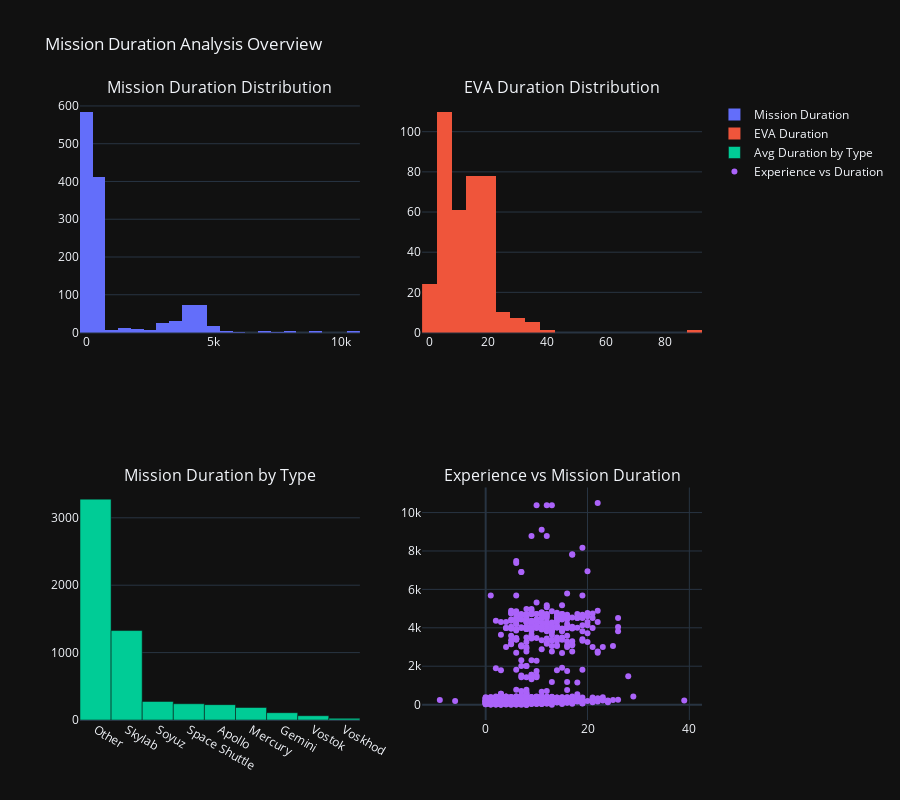

Notebook code cell kept with this figure:
### Code cell
# Create comprehensive visualizations
fig = make_subplots(
    rows=2, cols=2,
    subplot_titles=('Mission Duration Distribution', 'EVA Duration Distribution', 
                   'Mission Duration by Type', 'Experience vs Mission Duration'),
    specs=[[{"secondary_y": False}, {"secondary_y": False}],
           [{"secondary_y": False}, {"secondary_y": False}]]
)

# Mission duration distribution
fig.add_trace(
    go.Histogram(x=df_clean['Mission duration'], nbinsx=50, name='Mission Duration'),
    row=1, col=1
)

# EVA duration distribution (only non-zero values)
eva_data = df_clean[df_clean['EVA duration'] > 0]['EVA duration']
fig.add_trace(
    go.Histogram(x=eva_data, nbinsx=30, name='EVA Duration'),
    row=1, col=2
)

# Mission duration by type
mission_by_type = df_clean.groupby('Mission Type')['Mission duration'].mean().sort_values(ascending=False)
fig.add_trace(
    go.Bar(x=mission_by_type.index, y=mission_by_type.values, name='Avg Duration by Type'),
    row=2, col=1
)

# Experience vs Mission Duration scatter
fig.add_trace(
    go.Scatter(x=df_clean['Years Experience'], y=df_clean['Mission duration'], 
              mode='markers', name='Experience vs Duration'),
    row=2, col=2
)

fig.update_layout(height=800, title_text="Mission Duration Analysis Overview")
fig.show()

### Figure 1 — Plotly figure (JSON) as saved in the notebook; plotly's stock layout.template omitted (floating-point values rounded to 4 significant figures; data arrays with more than 128 entries replaced by an {"elided": "..."} marker saying what was removed)
{"data": [{"name": "Mission Duration", "nbinsx": 50, "x": {"elided": "1270 float values"}, "type": "histogram", "xaxis": "x", "yaxis": "y"}, {"name": "EVA Duration", "nbinsx": 30, "x": {"elided": "375 float values"}, "type": "histogram", "xaxis": "x2", "yaxis": "y2"}, {"name": "Avg Duration by Type", "x": ["Other", "Skylab", "Soyuz", "Space Shuttle", "Apollo", "Mercury", "Gemini", "Vostok", "Voskhod"], "y": [3277.0, 1327.0, 275.3, 241.2, 227.8, 185.3, 108.4, 63.61, 24.98], "type": "bar", "xaxis": "x3", "yaxis": "y3"}, {"mode": "markers", "name": "Experience vs Duration", "x": {"elided": "1270 int values"}, "y": {"elided": "1270 float values"}, "type": "scatter", "xaxis": "x4", "yaxis": "y4"}], "layout": {"xaxis": {"anchor": "y", "domain": [0.0, 0.45]}, "yaxis": {"anchor": "x", "domain": [0.625, 1.0]}, "xaxis2": {"anchor": "y2", "domain": [0.55, 1.0]}, "yaxis2": {"anchor": "x2", "domain": [0.625, 1.0]}, "xaxis3": {"anchor": "y3", "domain": [0.0, 0.45]}, "yaxis3": {"anchor": "x3", "domain": [0.0, 0.375]}, "xaxis4": {"anchor": "y4", "domain": [0.55, 1.0]}, "yaxis4": {"anchor": "x4", "domain": [0.0, 0.375]}, "annotations": [{"font": {"size": 16}, "showarrow": false, "text": "Mission Duration Distribution", "x": 0.225, "xanchor": "center", "xref": "paper", "y": 1.0, "yanchor": "bottom", "yref": "paper"}, {"font": {"size": 16}, "showarrow": false, "text": "EVA Duration Distribution", "x": 0.775, "xanchor": "center", "xref": "paper", "y": 1.0, "yanchor": "bottom", "yref": "paper"}, {"font": {"size": 16}, "showarrow": false, "text": "Mission Duration by Type", "x": 0.225, "xanchor": "center", "xref": "paper", "y": 0.375, "yanchor": "bottom", "yref": "paper"}, {"font": {"size": 16}, "showarrow": false, "text": "Experience vs Mission Duration", "x": 0.775, "xanchor": "center", "xref": "paper", "y": 0.375, "yanchor": "bottom", "yref": "paper"}], "title": {"text": "Mission Duration Analysis Overview"}, "height": 800}}
